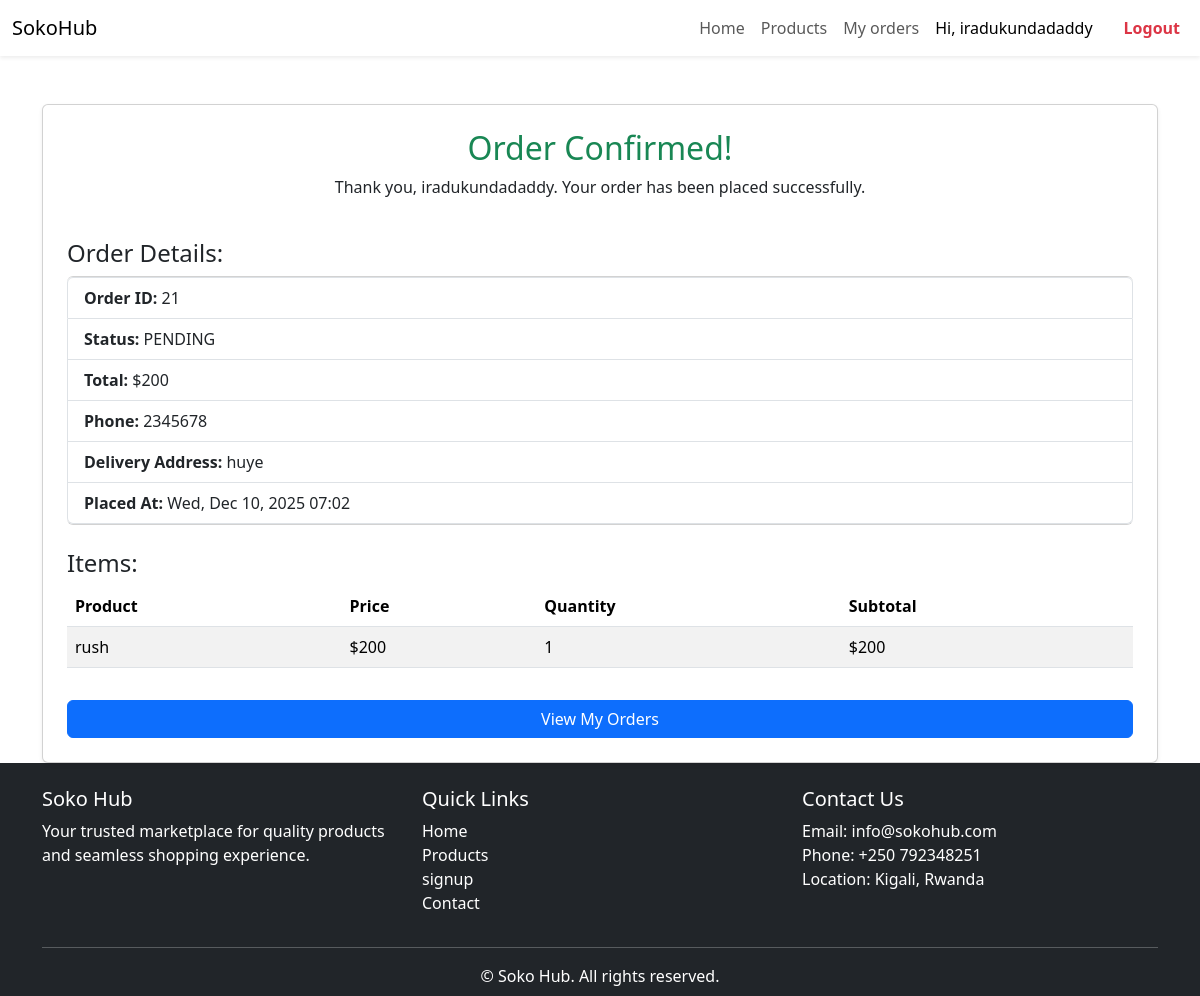
The app's page /order/confirmation/21/ (signed in) with its own data.
### accounts/models.py (models this page shows)
class CustomUser(AbstractUser):
    USER_CHOICE_CUSTOMER= 'C',
    USER_CHOICE_VENDOR= 'V',
    USER_CHOICE = [
        ('V','Vendor'),
        ('C','Customer'),
    ]
    phone = models.CharField(max_length=15, blank=True, null=True)
    location = models.CharField(max_length=255)
    user_type= models.CharField(max_length = 150,choices= USER_CHOICE, default= USER_CHOICE_CUSTOMER)

### orders/models.py (models this page shows, shortened)
class Order(models.Model):
    STATUS_CHOICE = [
        ("PENDING","Pending"),
        ("PAID","Paid"),
        ("ACTIVE","Active")
    ]
    customer = models.ForeignKey('accounts.CustomUser',on_delete = models.CASCADE)
    phone = models.CharField( max_length=50)
    delivery_address = models.CharField(max_length=255)
    created_at  = models.DateTimeField(auto_now_add=True)
    status= models.CharField(max_length=255,choices = STATUS_CHOICE)
    total = models.IntegerField()

class OrderItem(models.Model):
    order = models.ForeignKey('Order', on_delete = models.CASCADE)
    product = models.ForeignKey(product, on_delete=models.CASCADE)
    quantity = models.IntegerField()
    price = models.IntegerField()

### products/models.py (models this page shows, shortened)
class product(models.Model):
    STATUS_CHOICES = (
        ('available', 'Available'),
        ('unavailable', 'Unvailable'),
    )
    vendor = models.ForeignKey('accounts.CustomUser',on_delete = models.CASCADE)
    name = models.CharField(max_length=255)
    description = models.TextField()
    price = models.DecimalField(max_digits=20,decimal_places=4)
    stock = models.IntegerField()
    image = models.ImageField(upload_to='media/products/')
    created_at = models.DateTimeField(auto_now_add=True)
    status = models.CharField(max_length=20, choices=STATUS_CHOICES, default='available')

### orders/views.py (the view)
# urls.py: path("order/confirmation/<int:id>/", order_confirmation, name="order_confirmation"),
def order_confirmation(request, id):
    order = get_object_or_404(Order, id=id, customer=request.user)
    order_items = OrderItem.objects.filter(order=order)
    for item in order_items:
        item.line_total = item.quantity * item.price
    return render(request, "orders/order_confirmation.html", {
        "order": order,
        "order_items": order_items
    })

### orders/templates/orders/order_confirmation.html (shortened to what this page needs)
{% extends "accounts/base.html" %}
{% block content %}
<div class="container mt-5">
    <div class="card shadow-sm p-4">
        <h2 class="text-success text-center">Order Confirmed!</h2>
        <p class="text-center">Thank you, {{ order.customer.username }}. Your order has been placed successfully.</p>
        <h4 class="mt-4">Order Details:</h4>
        <ul class="list-group">
            <li class="list-group-item"><strong>Order ID:</strong> {{ order.id }}</li>
            <li class="list-group-item"><strong>Status:</strong> {{ order.status }}</li>
            <li class="list-group-item"><strong>Total:</strong> ${{ order.total }}</li>
            <li class="list-group-item"><strong>Phone:</strong> {{ order.phone }}</li>
            <li class="list-group-item"><strong>Delivery Address:</strong> {{ order.delivery_address }}</li>
            <li class="list-group-item"><strong>Placed At:</strong> {{ order.created_at|date:"D, M d, Y H:i" }}</li>
        </ul>
        <h4 class="mt-4">Items:</h4>
        <table class="table table-striped">
            <thead>
                <tr>
                    <th>Product</th>
                    <th>Price</th>
                    <th>Quantity</th>
                    <th>Subtotal</th>
                </tr>
            </thead>
            <tbody>
                {% for item in order_items %}
                <tr>
                    <td>{{ item.product.name }}</td>
                    <td>${{ item.price }}</td>
                    <td>{{ item.quantity }}</td>
                    <td>${{ item.line_total }}</td>
                </tr>
                {% endfor %}
            </tbody>
        </table>
        <a href="{% url 'customer_orders' %}" class="btn btn-primary mt-3">View My Orders</a>
    </div>
</div>
{% endblock %}

### accounts/templates/accounts/navbar.html (shortened to what this page needs)
{% load static %}
{% block content %}
<nav class="navbar navbar-expand-lg navbar-light bg-light shadow-sm py-2">
  <div class="container-fluid">
    <a class="navbar-brand   fs-lg " href="#">SokoHub</a>
    <div class="collapse navbar-collapse" id="navbarNav">
      <ul class="navbar-nav ms-auto mb-2 mb-lg-0">
      <ul class="navbar-nav mb-2 mb-lg-0">
        {% if request.user.is_authenticated %}
              {% if request.user.user_type == 'V' %}
        <li class="nav-item">
          <a class="nav-link"
          href="{% url 'vendor_dashboard' %}">Dashboard</a>
        </li>
        <li class="nav-item">
          <a class="nav-link "
             href="{% url 'vendor_products' %}">My Products</a>
        </li>
        <li class="nav-item">
          <a class="nav-link "
             href="{% url 'vendor_orders' %}">Orders</a>
        </li>
       {% else %}
        <li class="nav-item">
          <a class="nav-link "
             href="{% url 'home' %}">Home</a>
               </li>
               <li class="nav-item">
          <a class="nav-link "
             href="{% url 'product_list' %}">Products</a>
               </li><li class="nav-item">
          <a class="nav-link "
             href="{% url 'customer_orders' %}">My orders</a>
               </li>
      </ul>
        {% endif %}
         <li class="nav-item">
            <span class="nav-link msg">Hi, {{ request.user.username }}</span>
          </li>
          <li class="nav-item">
            <a class="nav-link text-danger fw-bold" href="{% url 'logout' %}">Logout</a>
          </li>
        {% endif %}
      </ul>
    </div>
  </div>
</nav>
{% endblock content %}

### accounts/templates/accounts/base.html (style rules this page uses)
html, body { height: 100%; margin: 0; padding: 0; }
body { display: flex; flex-direction: column; min-height: 100vh; }

### accounts/templates/accounts/navbar.html (style rules this page uses)
.navbar { background-color: #fff !important; display: flex !important; justify-content: flex-end !important; align-items: start; }
.msg { font-size: 16px; color: black !important; margin-right: 15px; }

### records on screen
CustomUser: user.username "iradukundadaddy"
Order: customer.username "iradukundadaddy", id "21", status "PENDING", total "200", phone "2345678", delivery_address "huye", created_at "Wed, Dec 10, 2025 07:02"
OrderItem: product.name "rush", price "200", quantity "1", line_total "200"
